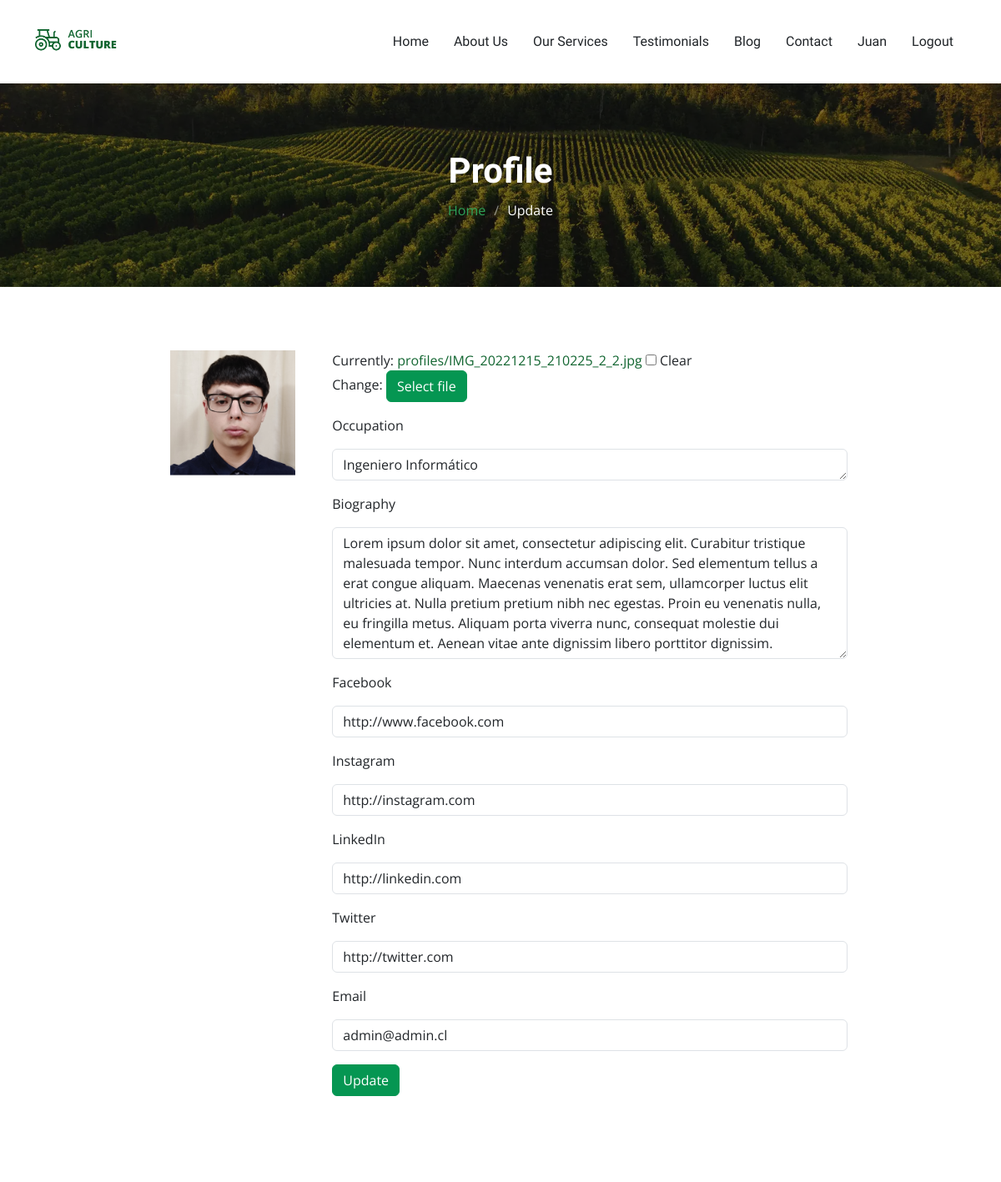
The page /accounts/profile/admin/update/ (signed in, upper part) on the database as committed earlier.
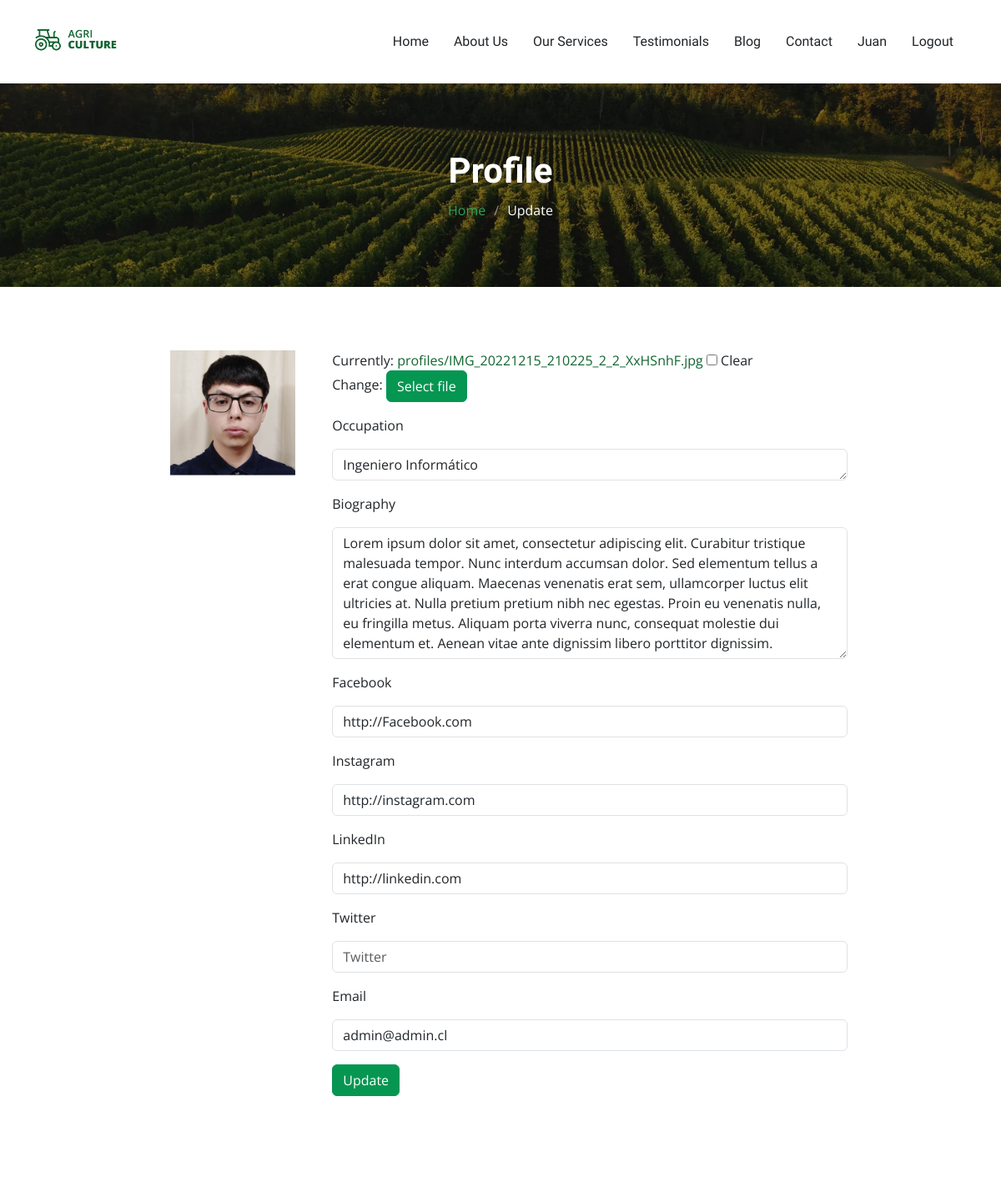
The same page on the database as committed later.
### registration/models.py (models this page shows)
class Profile(models.Model):
    user = models.OneToOneField(User, on_delete=models.CASCADE)
    profile_photo = models.ImageField(upload_to='profiles', null=True, blank=True)
    bio = models.TextField(null=True, blank=True)
    occupation = models.CharField(max_length=200, null=True, blank=True)
    facebook = models.URLField(max_length=200, null=True, blank=True)
    instagram = models.URLField(max_length=200, null=True, blank=True)
    linkedin = models.URLField(max_length=200, null=True, blank=True)
    twitter = models.URLField(max_length=200, null=True, blank=True)

### registration/views.py (the view, shortened to what this page needs)
# urls.py: path('profile/<str:username>/update/', ProfileUpdateView.as_view(), name='profile_update'),
class ProfileUpdateView(LoginRequiredMixin, UpdateView):
    form_class = ProfileForm
    success_url = reverse_lazy('profile_detail')
    template_name = 'registration/profile_form.html'
    def get_object(self, *args, **kwargs):
        username = self.kwargs.get('username')
        if username == self.request.user.username:
            profile, created = Profile.objects.get_or_create(user=self.request.user)
            return profile
        else:
            raise PermissionDenied("You do not have permission to edit this profile.")

### registration/forms.py
class ProfileForm(forms.ModelForm):
    class Meta:
        model = Profile
        fields = ['profile_photo', 'occupation', 'bio', 'facebook', 'instagram', 'linkedin', 'twitter']
        widgets = {
            'profile_photo': forms.ClearableFileInput(attrs={'class': 'form-control-file mt-3'}),
            'occupation': forms.Textarea(attrs={'class': 'form-control mt-3', 'rows': 1, 'placeholder': 'Occupation'}),
            'bio': forms.Textarea(attrs={'class': 'form-control mt-3', 'rows': 6, 'placeholder': 'Biography'}),
            'facebook': forms.URLInput(attrs={'class': 'form-control mt-3', 'rows':3, 'placeholder':'Facebook'}),
            'instagram': forms.URLInput(attrs={'class': 'form-control mt-3', 'rows':3, 'placeholder':'Instagram'}),
            'linkedin': forms.URLInput(attrs={'class': 'form-control mt-3', 'rows':3, 'placeholder':'Linkedin'}),
            'twitter': forms.URLInput(attrs={'class': 'form-control mt-3', 'rows':3, 'placeholder':'Twitter'}),
        }

### registration/templatetags/form_tags.py (called while the page is built)
@register.filter(name='hide_label')
def hide_label(value):
    return value.as_widget(attrs={'class':'d-none'})

### core/templates/registration/profile_form.html (shortened to what this page needs)
{% extends 'partials/base.html' %}
{% load static %}
{% load form_tags %}
{% block content %}
    {% include 'sections/page-title.html' with page_title="Profile" page_subtitle="Update" %}
    <section id="profile" class="profile section">
        <div class="container">
            <div class="row mt-3">
                <div class="col-md-9 mx-auto mb-5">
                    <form action="" method="post" enctype="multipart/form-data">
                        <div class="row">
                            <div class="col-md-3">
                                {% if request.user.profile.profile_photo %}
                                    <img src="{{ request.user.profile.profile_photo.url }}" class="img-fluid d-block mx-auto" style="max-width: 150px; height: 150px; object-fit: cover;">
                                {% endif %}
                            </div>
                            <div class="col-md-9">
                                <div class="form-group">
                                    {{ form.profile_photo|hide_label }}
                                    <label for="id_profile_photo" class="btn btn-primary" style="background: #059652; border-color: #059652;">
                                        Select file
                                    </label>
                                </div>
                                <div class="form-group">
                                    <label for="id_occupation" class="mt-3">Occupation</label>
                                    {{ form.occupation }}
                                </div>
                                <div class="form-group">
                                    <label for="id_bio" class="mt-3">Biography</label>
                                    {{ form.bio }}
                                </div>
                                <div class="form-group">
                                    <label for="id_facebook" class="mt-3">Facebook</label>
                                    {{ form.facebook }}
                                </div>
                                <div class="form-group">
                                    <label for="id_instagram" class="mt-3">Instagram</label>
                                    {{ form.instagram }}
                                </div>
                                <div class="form-group">
                                    <label for="id_linkedin" class="mt-3">LinkedIn</label>
                                    {{ form.linkedin }}
                                </div>
                                <div class="form-group">
                                    <label for="id_twitter" class="mt-3">Twitter</label>
                                    {{ form.twitter }}
                                </div>
                                <div class="form-group">
                                    <label for="id_email" class="mt-3">Email</label>
                                    <input type="email" value="{{ request.user.email }}" class="form-control mt-3" >
                                </div>
                                <div class="form-group">
                                    <input type="submit" class="btn btn-primary btn-block mt-3" style="background: #059652; border-color: #059652" value="Update">
                                </div>
                            </div>
                        </div>
                    </form>
                </div>
            </div>
        </div>
    </section>
{% endblock %}

Rows that differ between the two databases and show on the page:
changed Profile "Ingeniero Informático": facebook "http://www.facebook.com" → "http://Facebook.com"; twitter "http://twitter.com" → (not shown)
Other text that changed with them:
text no longer shown: "Currently: profiles/IMG_20221215_210225_2_2.jpg Clear Change:"
text now shown: "Currently: profiles/IMG_20221215_210225_2_2_XxHSnhF.jpg Clear Change:"
